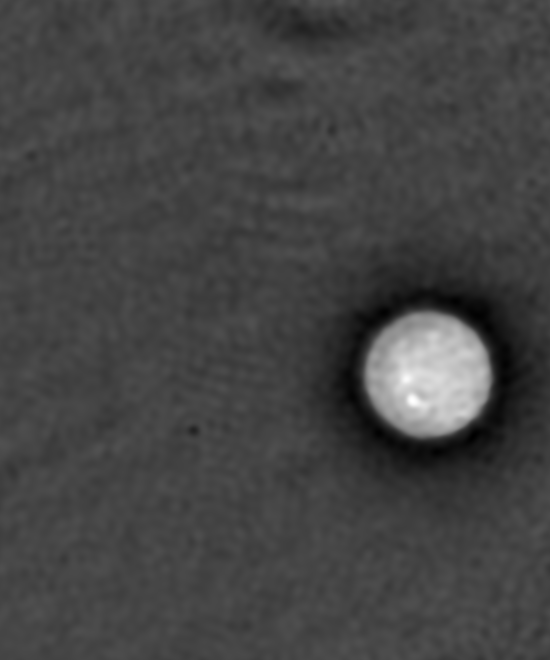
#> input picture skimage.data.cell(), 550 x 660 px
$ python ImagePro2.py   (older library calls are emulated)
#> lines starting #> are read from the running program, lines starting #| are printed output that depends on the picture
import matplotlib.pyplot as plt
from skimage import color, data

def show_image(image, title):
    plt.imshow(image, cmap='gray')
    plt.title(title)
    plt.show()


# ###************************ Using Filters for smoothing (Blurring via guassian) & Edge detection (via sobel)  ****************************##
# These filters only work with Grayscale images

# detecting the edges in the image using sobel
# Import the filters module and sobel function
from skimage.filters import sobel
cell = data.cell()
#> cell is the input picture: shape (660, 550); min 0, max 255, mean 68
cell_image_gray = color.rgb2gray(cell)

# Apply edge detection filter
edge_sobel = sobel(cell_image_gray)

# Show original and resulting image to compare
plt.imshow(cell)
plt.show()
plt.imshow(edge_sobel, cmap='gray')
plt.show()


# ###************************ Blurring (reducing the sharpness of an image) to reduce noise  ****************************##
# blurring the edges in the image using guassian

# Import Gaussian filter
from skimage.filters import gaussian
# Apply filter
gaussian_image = gaussian(data.brick(), multichannel=True)      # set multichannel to true for RGB pics
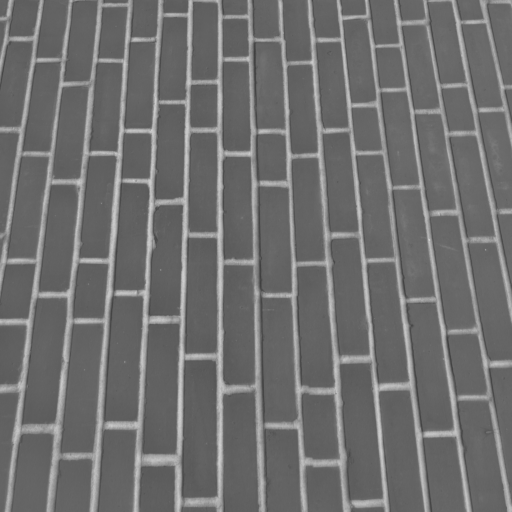
#> input picture skimage.data.brick(), 512 x 512 px

# Show original and resulting image to compare
plt.imshow(data.brick())
plt.show()
plt.imshow(gaussian_image, cmap='gray')
plt.show()


# ###************************ Contrast Enhancement  ****************************##
# Contrast is the diff bw max & min intensities in histogram of image. So for higher contrast, the histogram of
# intensities is more spread out. An image of low contrast has a very small range of intensities.

# * Histogram equalization spreads out the most frequent global intensity values in img

# required module for contrast operations
from skimage import exposure

chest_img = plt.imread('chest.jpg')
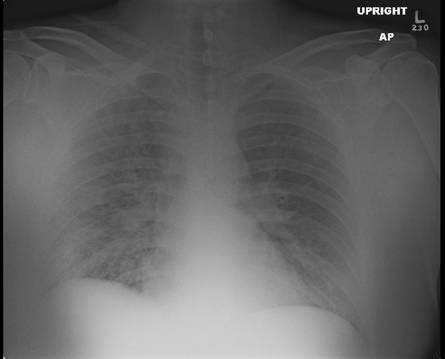
#> input picture chest.jpg, 445 x 359 px
#> chest_img is the input picture: shape (359, 445); min 0, max 255, mean 100
# Show original x-ray image and its histogram
plt.imshow(chest_img, cmap='gray')
plt.title('Original x-ray')
plt.show()

plt.title('Histogram of image')
plt.hist(chest_img.ravel(), bins=256)
plt.show()
#> figure, not shown here; tallest bar 2630 high, from x = 87.66 to 88.65

# Use histogram equalization to improve the contrast
xray_image_eq =  exposure.equalize_hist(chest_img)
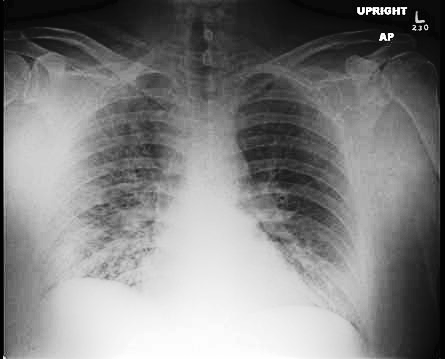
#> xray_image_eq: shape (359, 445) float64; min 0.00934, max 1, mean 0.505

# Show the resulting image
plt.imshow(xray_image_eq, cmap='gray')
plt.title('Resulting image')
plt.show()


# * Adaptive Eqaulization amplies the most frequent local intensity values i img so it usually gives more natural results
# Local details can therefore be enhanced even in regions that are darker or lighter than the rest of the image.

# Import the necessary modules
from skimage import data, exposure

# Load the image
original_image = data.coffee()
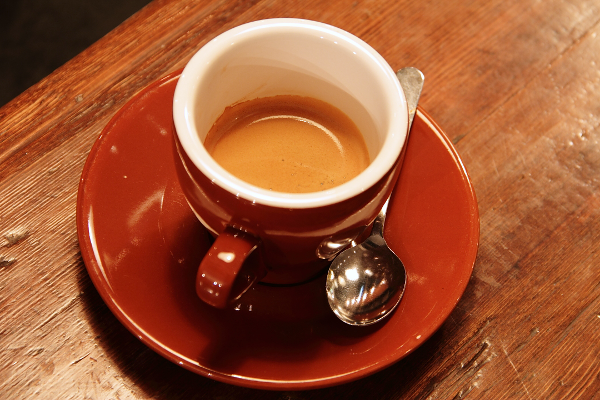
#> input picture skimage.data.coffee(), 600 x 400 px
#> original_image is the input picture: shape (400, 600, 3); mean R, G, B 158.6, 85.8, 51.5

# Apply the adaptive equalization on the original image
adapthist_eq_image = exposure.equalize_adapthist(original_image, clip_limit=0.03)  # higher the clip_limit, higher the contrast
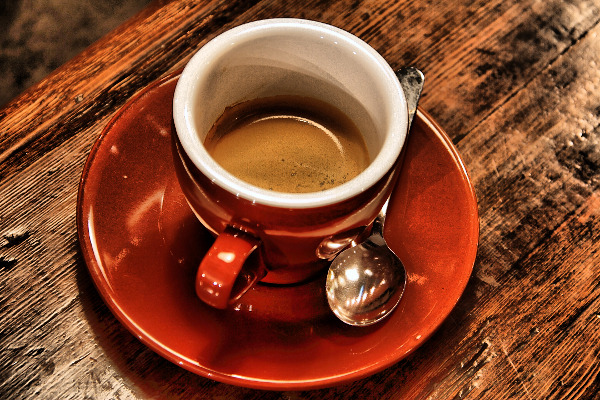
#> adapthist_eq_image: shape (400, 600, 3) float64; mean R, G, B 0.522, 0.277, 0.17

# Compare the original image to the equalized
show_image(original_image, 'Original')
show_image(adapthist_eq_image, 'After applying Adaptive equalization for contrast enhancement')


# skimage's transform module
# * Rotating images clock-wise (angle in - degrees) or anti-clockwise (angle in + degrees) from the center using skimage.transform
# * Rescaling to adjust size of image e.g. to pass 1/4 as 2nd parameter to make image 4x smaller than its original size
# multichannel = true means colored image, aliasing pixelation (square boxes) in image
# * Resize takes a tuple of (height, width) of output image

# Import the module and the rotate and rescale functions
from skimage.transform import rotate, rescale
# Rotate the image 90 degrees clockwise
rotated_cat_image = rotate(data.coffee(), -90)
# Rescale with anti aliasing
rescaled_with_aa = rescale(rotated_cat_image, 1/4, anti_aliasing=True, multichannel=True)
# Rescale without anti aliasing
rescaled_without_aa = rescale(rotated_cat_image, 1/4, anti_aliasing=False, multichannel=True)
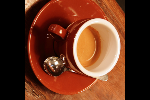
#> rescaled_without_aa: shape (100, 150, 3) float64; mean R, G, B 0.401, 0.204, 0.122
# Show the resulting images
show_image(rescaled_with_aa, "Transformed with anti aliasing")
show_image(rescaled_without_aa, "Transformed without anti aliasing")
# rotated and rescaled the image.
# Seems like the anti aliasing filter prevents the poor pixelation effect to happen, making it look better but also less sharp.


# resizing an image to make it larger? This usually results in loss of quality, with the enlarged image looking blurry.
# Import the module and function to enlarge images
from skimage.transform import resize
# Import the data module
from skimage import data
# Load the image from data
rocket_image = data.rocket()
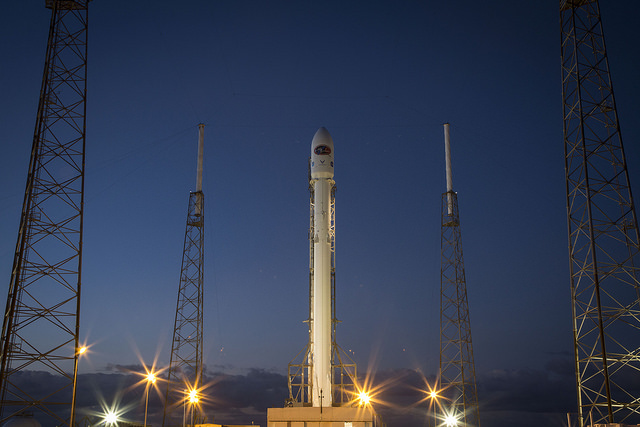
#> input picture skimage.data.rocket(), 640 x 427 px
#> rocket_image is the input picture: shape (427, 640, 3); mean R, G, B 52.3, 61.3, 82.3
height = rocket_image.shape[0]*3
#> height = 1281
width = rocket_image.shape[1]*3
#> width = 1920
# Enlarge the image so it is 3 times bigger
enlarged_rocket_image = resize(rocket_image, (height, width), anti_aliasing=True)
# Show original and resulting image
show_image(rocket_image, 'original')
show_image(enlarged_rocket_image, "3 times enlarged image")
# The image went from being 600 pixels wide to over 2500 and it still does not look poorly pixelated.


# MORPHOLOGICAL FILTERING OPERATIONS (usually works best on binary image but might work on grayscale as well)
# * Dilation: addes pixels to image boundary
# * erosion: removes pixels from img boundary

###### Morphology not working
# # Import the morphology module
# from skimage import morphology
# binary_img = plt.imread('Binary_coins.jpg')
# # Obtain the eroded shape
# eroded_image_shape = morphology.binary_erosion(binary_img)
# # See results
# show_image(binary_img, 'Original')
# show_image(eroded_image_shape, 'Eroded image')
###### Morphology not working
